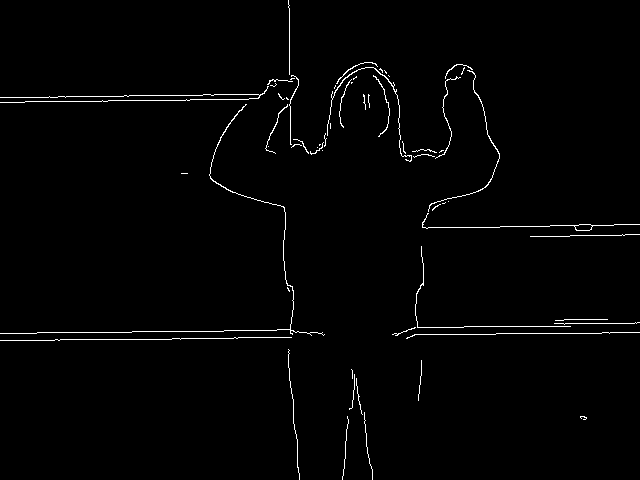
#> input picture frames-capture/jumping-tratado/image_101.png, 640 x 480 px, given in place of the camera
$ python app.py
#> lines starting #> are read from the running program, lines starting #| are printed output that depends on the picture; after the words box and inside, x2 and y2 are one past the last pixel; in counts of white or black regions, pixels touching at a corner belong together
import cv2
import time
import os

def saveImageJPG(directory, image, file_name):
    local_dir = os.path.dirname(os.path.abspath(__file__))
    dir = os.path.join(local_dir, directory)
    os.makedirs(dir, exist_ok=True)

    file = f"{file_name}.jpg"
    path = os.path.join(dir, file)
    cv2.imwrite(path, image)

    print(f"[INFO] Imagem salva: {file}")

def processImageDfContours(img):
    frame_delta = cv2.absdiff(first_gray, gray)
    thresh = cv2.threshold(frame_delta, 25, 255, cv2.THRESH_BINARY)[1]
    thresh = cv2.dilate(thresh, None, iterations=2)
    contours, _ = cv2.findContours(thresh, cv2.RETR_EXTERNAL, cv2.CHAIN_APPROX_SIMPLE)
    return contours

cap = cv2.VideoCapture(2)

LINE_Y = 50
LINE_MINY = 100

success, img = cap.read()
#> img is the input picture: shape (480, 640, 3); 1.4% white in thin lines or dots
first_gray = cv2.cvtColor(img, cv2.COLOR_BGR2GRAY)
#> first_gray: shape (480, 640); 1.4% white in thin lines or dots

capturing = False
while True:
    success, img = cap.read()
    if not success:
        break
    key = cv2.waitKey(30) & 0xFF
#> (key Esc is pressed here)

    movimento_detectado = False

    LINE_Y = max(0, min(LINE_Y, img.shape[0] - 1))
#> LINE_Y = 50
    LINE_MINY = max(0, min(LINE_MINY, img.shape[0] - 1))
#> LINE_MINY = 100

    gray = cv2.cvtColor(img, cv2.COLOR_BGR2GRAY)
    save_img = cv2.resize(gray, (128,128))
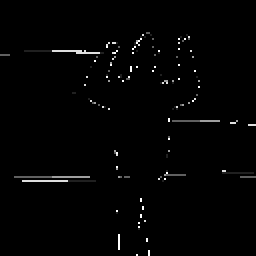
#> save_img: shape (128, 128) (shown 2 times larger); min 0, max 255, mean 3.1
    save_img = cv2.Canny(save_img, 155,105)
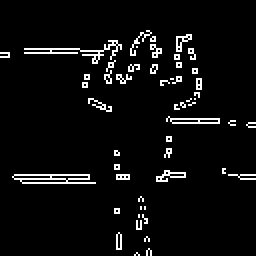
#> save_img: shape (128, 128) (shown 2 times larger); 4.9% white in thin lines or dots, all inside (x1, y1, x2, y2) = (0, 15, 128, 128)

    if capturing:

        contours = processImageDfContours(gray)
        contours_up = False

        for contour in contours:
            if cv2.contourArea(contour) < 1000:
                continue

            timestamp = int(time.time())

            (x, y, w, h) = cv2.boundingRect(contour)
            cv2.rectangle(img, (x, y), (x + w, y + h), (0, 255, 0), 2)

            if y <= LINE_Y: # Passou da linha de pulo
                saveImageJPG('jumping', save_img, f'jumping_{timestamp}')
                movimento_detectado = True
            elif y <= LINE_MINY: # passou da linha mínima
                contours_up = True
            elif timestamp % 2 == 0 and not contours_up: # não passou da linha mínima
                saveImageJPG('not-jumping', save_img, f'not_jumping_{timestamp}')

    if not movimento_detectado:
        first_gray = gray.copy()

    cv2.line(img, (0, LINE_Y), (img.shape[1], LINE_Y), (0, 255, 255), 2)
    cv2.line(img, (0, LINE_MINY), (img.shape[1], LINE_MINY), (255, 0, 0), 2)
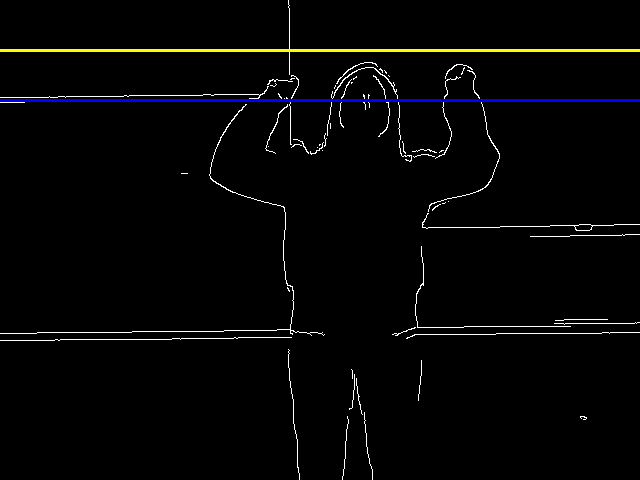
#> img: shape (480, 640, 3); mean B, G, R 5, 5, 5
    cv2.imshow("Detectando Movimento", img)
    cv2.imshow("Imagem processada para salvar", cv2.resize(save_img, (128*3, 128*3)))
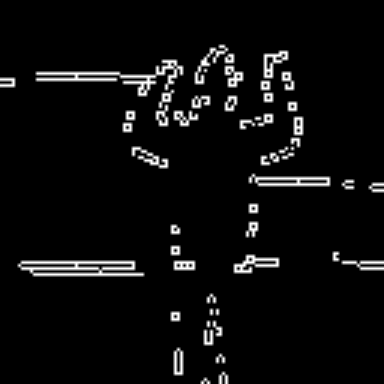
#> window 'Imagem processada para salvar': shape (384, 384); min 0, max 255, mean 12.6

    if key == ord('p'):
        capturing = not capturing
    elif key == 115:  # seta para baixo
        LINE_Y += 10
    elif key == 119:  # seta para cima
        LINE_Y -= 10
    elif key == 101:
        LINE_MINY -= 10
    elif key == 100:
        LINE_MINY += 10
    elif key == 27:  # ESC
        break

cap.release()
cv2.destroyAllWindows()

$ run again, on frames-capture/jumping-tratado/image_145.png
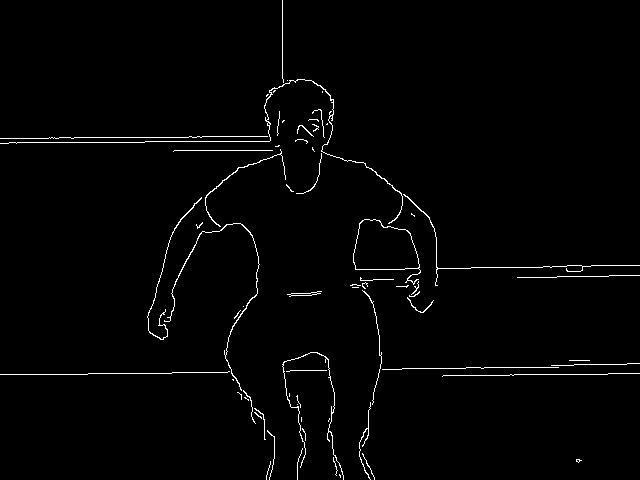
#> input picture frames-capture/jumping-tratado/image_145.png, 640 x 480 px, given in place of the camera
#> img is the input picture: shape (480, 640, 3); 1.6% white in thin lines or dots
#> first_gray: shape (480, 640); 1.6% white in thin lines or dots
#> `save_img = cv2.Canny(save_img, 155,105)`:
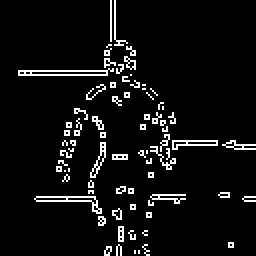
#> save_img: shape (128, 128) (shown 2 times larger); 6.2% white in thin lines or dots
#> `cv2.imshow("Imagem processada para salvar", cv2.resize(save_img, (128*..`:
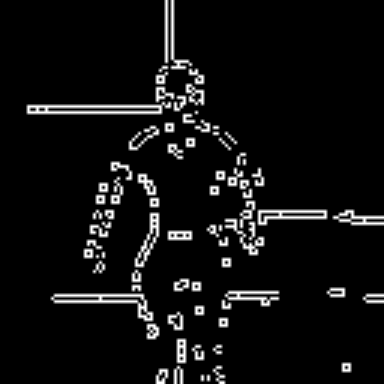
#> window 'Imagem processada para salvar': shape (384, 384); min 0, max 255, mean 15.9

$ run again, on frames-capture/jumping-tratado/image_262.png
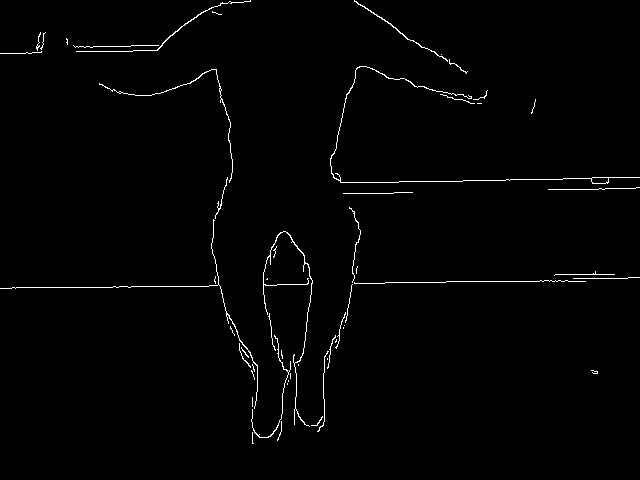
#> input picture frames-capture/jumping-tratado/image_262.png, 640 x 480 px, given in place of the camera
#> img is the input picture: shape (480, 640, 3); 1.2% white in thin lines or dots
#> first_gray: shape (480, 640); 1.2% white in thin lines or dots
#> `save_img = cv2.Canny(save_img, 155,105)`:
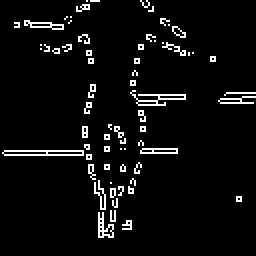
#> save_img: shape (128, 128) (shown 2 times larger); 5.1% white in thin lines or dots
#> `cv2.imshow("Imagem processada para salvar", cv2.resize(save_img, (128*..`:
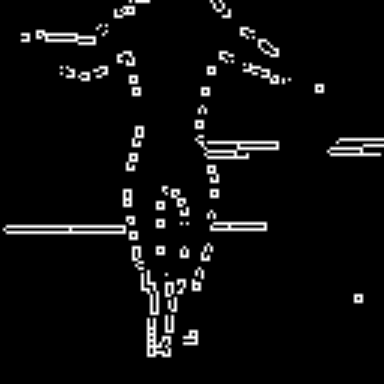
#> window 'Imagem processada para salvar': shape (384, 384); min 0, max 255, mean 13

$ run again, on frames-capture/jumping-tratado/image_268.png
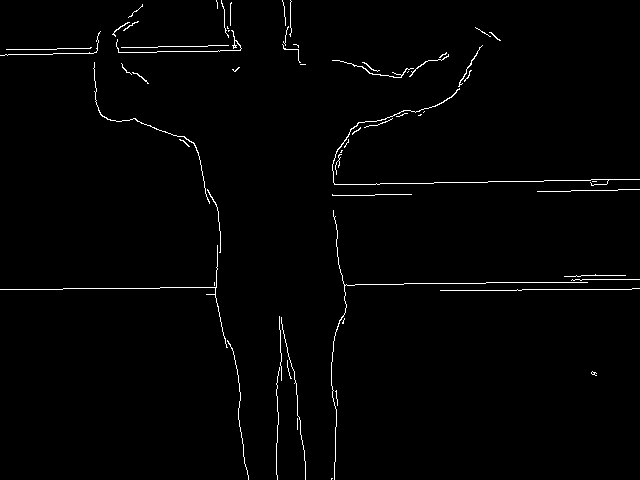
#> input picture frames-capture/jumping-tratado/image_268.png, 640 x 480 px, given in place of the camera
#> img is the input picture: shape (480, 640, 3); 1.3% white in thin lines or dots
#> first_gray: shape (480, 640); 1.3% white in thin lines or dots
#> `save_img = cv2.Canny(save_img, 155,105)`:
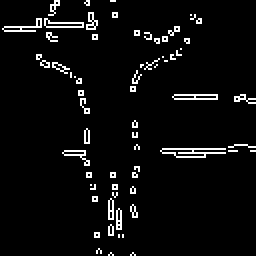
#> save_img: shape (128, 128) (shown 2 times larger); 4.7% white in thin lines or dots
#> `cv2.imshow("Imagem processada para salvar", cv2.resize(save_img, (128*..`:
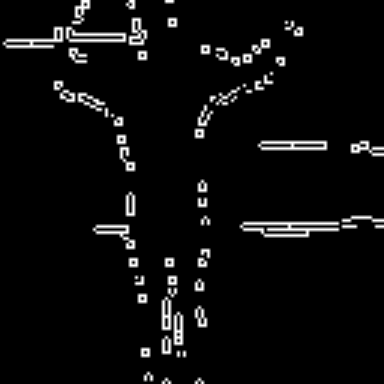
#> window 'Imagem processada para salvar': shape (384, 384); min 0, max 255, mean 12
